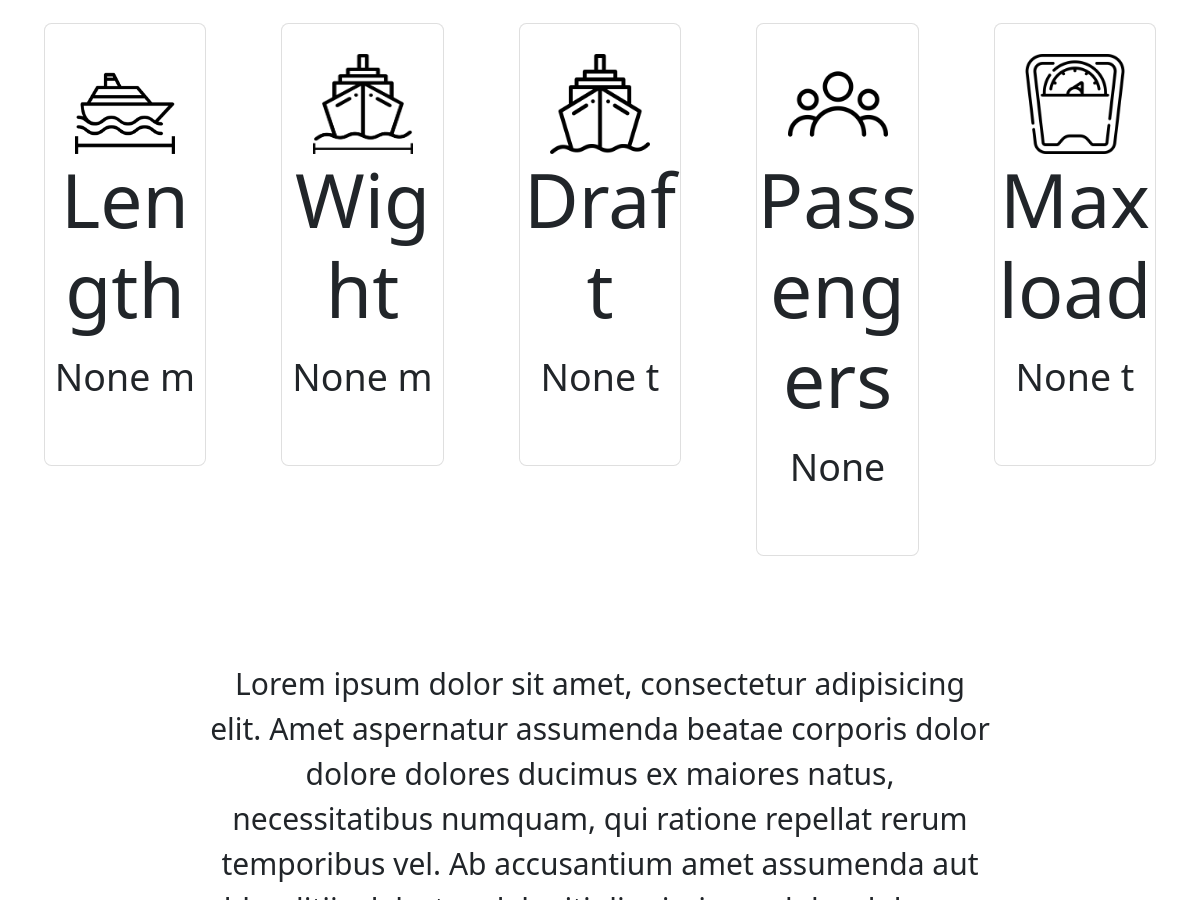
/products/1 (middle part), run on an earlier commit of the app's database.
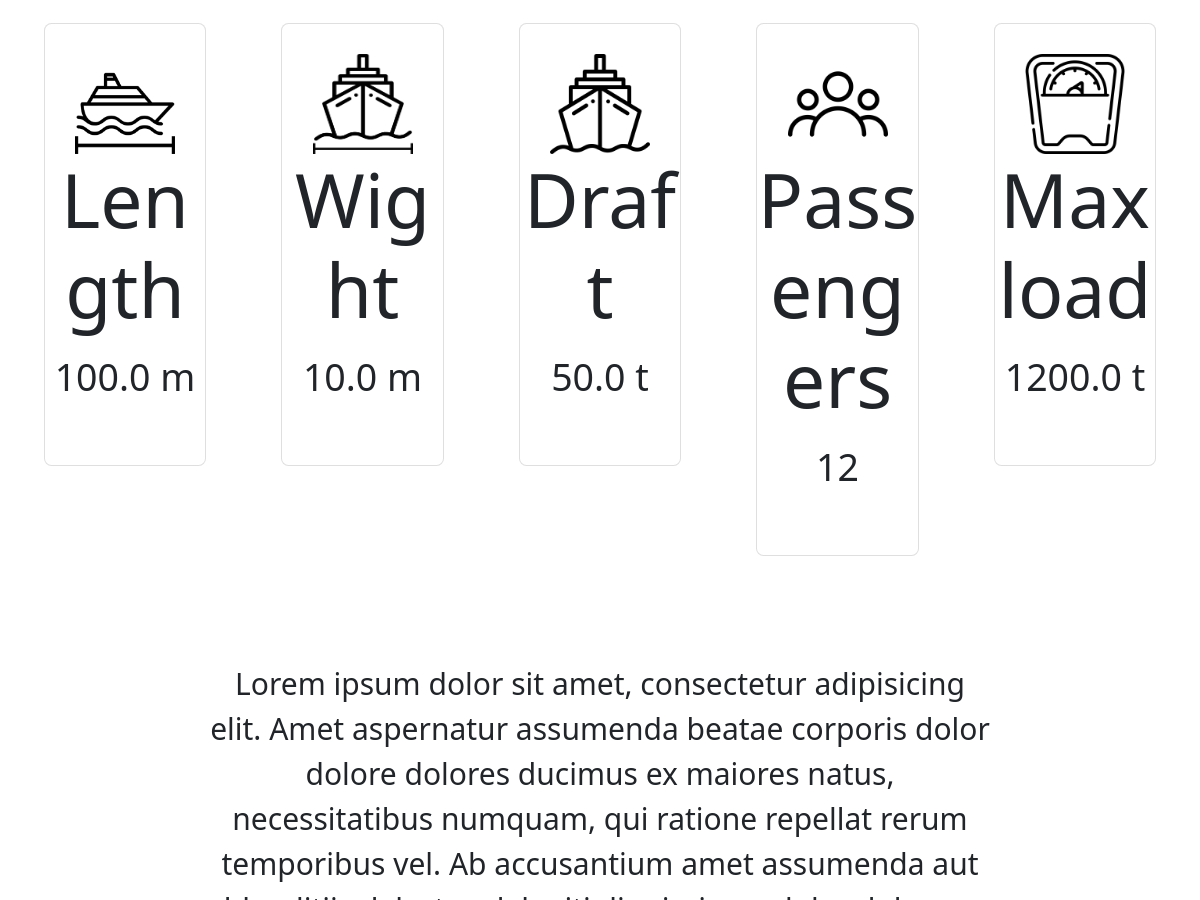
And on a later commit of the database.
### products/models.py (models this page shows, shortened)
class Product(models.Model):
    name = models.CharField(max_length=1024)
    description = models.TextField(null=True)
    images_list = models.JSONField()
    length = models.FloatField(null=True)
    width = models.FloatField(null=True)
    displacement = models.FloatField(null=True)
    passengers = models.IntegerField(null=True)
    max_load = models.FloatField(null=True)

### products/views.py (the view)
# urls.py: path('<int:pk>', product, name='product')
def product(request, pk):
    return render(request, 'product.html', {
        'product': Product.objects.get(pk=pk)
    })

### products/templates/product.html (shortened to what this page needs)
{% extends 'base.html' %}
{% load static %}
{% block main %}
    <div class="row justify-content-center my-5" >
        <div class="col-xl-2 mx-2 my-2">
            <div class="card d-flex justify-content-center text-center py-3">
                <div>
                    <img src="{% static 'products/boat.png' %}" alt="" class="" height="100" width="100">
                </div>
                <h5 class="display-6">Length</h5>
                <p class="fs-5">{{ product.length }} m</p>
            </div>
        </div>
        <div class="col-xl-2 mx-2 my-2">
            <div class="card d-flex justify-content-center text-center py-3">
                <div>
                    <img src="{% static 'products/cruise.png' %}" alt="" class="" height="100" width="100">
                </div>
                <h5 class="display-6">Wight</h5>
                <p class="fs-5">{{ product.width }} m</p>
            </div>
        </div>
        <div class="col-xl-2 mx-2 my-2">
            <div class="card d-flex justify-content-center text-center py-3">
                <div>
                    <img src="{% static 'products/disp.png' %}" alt="" class="" height="100" width="100">
                </div>
                <h5 class="display-6">Draft<br></h5>
                <p class="fs-5">{{ product.displacement }} t</p>
            </div>
        </div>
        <div class="col-xl-2 mx-2 my-2">
            <div class="card d-flex justify-content-center text-center py-3">
                <div>
                    <img src="{% static 'products/user.png' %}" alt="" class="" height="100" width="100">
                </div>
                <h5 class="display-6">Passengers</h5>
                <p class="fs-5">{{ product.passengers }}</p>
            </div>
        </div>
    <div class="col-xl-2 mx-2 my-2">
            <div class="card d-flex justify-content-center text-center py-3">
                <div>
                    <img src="{% static 'products/weight-scale.png' %}" alt="" class="" height="100" width="100">
                </div>
                <h5 class="display-6">Max load</h5>
                <p class="fs-5">{{ product.max_load }} t</p>
            </div>
        </div>
    </div>
    <div class="row justify-content-center">
        <div class="col-xl-8 text-center fs-5">
            <p>{{ product.description|safe }}</p>
        </div>
    </div>
{% endblock %}

### templates/base.html (shortened to what this page needs)
{% load static %}
<html lang="en">
  <head>
      <link href="https://cdn.jsdelivr.net/npm/bootstrap@5.1.3/dist/css/bootstrap.min.css" rel="stylesheet">
        <link rel="stylesheet" href="https://cdn.jsdelivr.net/npm/bootstrap-icons@1.4.1/font/bootstrap-icons.css">
  </head>
  <body>
<main class="">
  {% block main %}
  {% endblock %}
</main>
  </body>
</html>

### templates/base.html (style rules this page uses)
@media (max-width: 1200px) { * { font-size: 30px; } }

What changed in the data, as far as the page shows it:
changed Product: length "None" → "100.0"; width "None" → "10.0"; displacement "None" → "50.0"; passengers "None" → "12"; max_load "None" → "1200.0"
